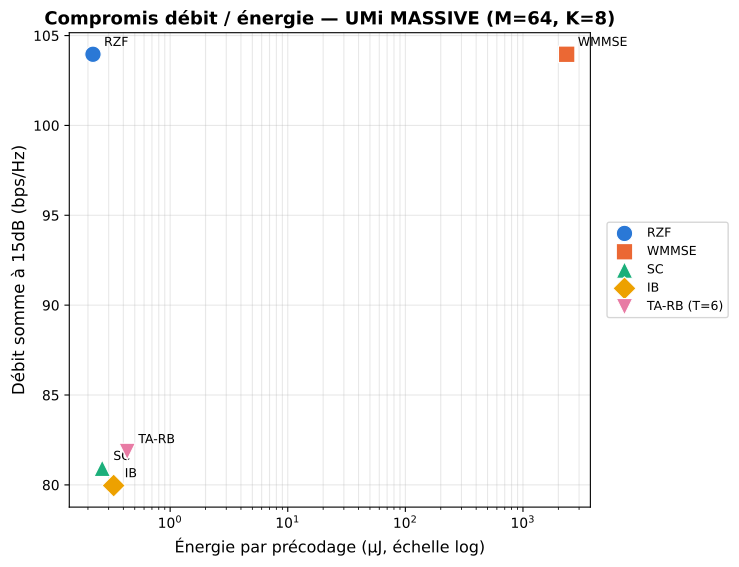

This figure's Python source:
"""
figB_pareto_energy.py — Figure B, UMi MASSIVE (M=64, K=8) : Pareto
débit/énergie. Pas de T-sweep à cette échelle (TA-RB entraîné à T=6
fixe uniquement) -- 5 points seulement (RZF, WMMSE, SC, IB, TA-RB),
**purement descriptif, aucune recommandation ni mise en avant
visuelle** (consigne utilisateur -- la discussion se fait dans le
texte du chapitre).

Usage: python3 figB_pareto_energy.py  (depuis son propre dossier, CPU)
"""
import json
import numpy as np
import matplotlib
matplotlib.use('Agg')
import matplotlib.pyplot as plt

DATA_DIR = '../../'

COLORS = {'RZF': '#2a78d6', 'WMMSE': '#eb6834', 'SC': '#1baf7a', 'IB': '#eda100', 'TA-RB': '#e87ba4'}
MARKERS = {'RZF': 'o', 'WMMSE': 's', 'SC': '^', 'IB': 'D', 'TA-RB': 'v'}
LABELS = {'RZF': 'RZF', 'WMMSE': 'WMMSE', 'SC': 'SC', 'IB': 'IB', 'TA-RB': 'TA-RB (T=6)'}
ARCH_KEY = {'SC': 'single_sc', 'IB': 'intra_rb', 'TA-RB': 'ta_rb_residual'}

classical = np.load(DATA_DIR + 'classical_comparison_M64K8_true.npy', allow_pickle=True).item()
snr_classical = classical['snr']
energy = json.load(open(DATA_DIR + 'complexity_energy_massive_true.json'))
neural_evals = {k: json.load(open(DATA_DIR + f'diag_massive_true_{ARCH_KEY[k]}_extbudget.json'))['evals']
                for k in ('SC', 'IB', 'TA-RB')}

rate15_rzf = float(np.interp(15.0, snr_classical, classical['rzf_full']))
rate15_wmmse = float(np.interp(15.0, snr_classical, classical['wmmse']))
points = {
    'RZF':   (energy['RZF']['energy_uj'], rate15_rzf),
    'WMMSE': (energy['WMMSE']['energy_uj'], rate15_wmmse),
    'SC':    (energy['SingleSC']['energy_uj_int8'], neural_evals['SC']['15.0']),
    'IB':    (energy['IntraRB']['energy_uj_int8'], neural_evals['IB']['15.0']),
    'TA-RB': (energy['TA_RB_residual']['energy_uj_int8'], neural_evals['TA-RB']['15.0']),
}

fig, ax = plt.subplots(figsize=(7.5, 5.8))
for k, (e, r) in points.items():
    ax.scatter(e, r, s=140, color=COLORS[k], marker=MARKERS[k], label=LABELS[k],
               zorder=3, edgecolors='white', linewidths=0.8)
    ax.annotate(k, (e, r), textcoords='offset points', xytext=(8, 6), fontsize=9)

ax.set_xscale('log')
ax.set_xlabel('Énergie par précodage (µJ, échelle log)', fontsize=11.5)
ax.set_ylabel('Débit somme à 15dB (bps/Hz)', fontsize=12)
ax.set_title('Compromis débit / énergie — UMi MASSIVE (M=64, K=8)', fontsize=13, fontweight='bold')
ax.legend(fontsize=9, loc='center left', bbox_to_anchor=(1.02, 0.5))
ax.grid(True, alpha=0.3, which='both')
fig.tight_layout()
fig.savefig('figB_pareto_energy.png', dpi=200, bbox_inches='tight')
fig.savefig('figB_pareto_energy.pdf', bbox_inches='tight')
plt.close(fig)

out = {k: {'energy_uj': e, 'rate15': r} for k, (e, r) in points.items()}
with open('figB_pareto_energy.json', 'w') as f:
    json.dump(out, f, indent=2)
print('✅ Figure B (UMi MASSIVE) -> figB_pareto_energy.{png,pdf,json}')
